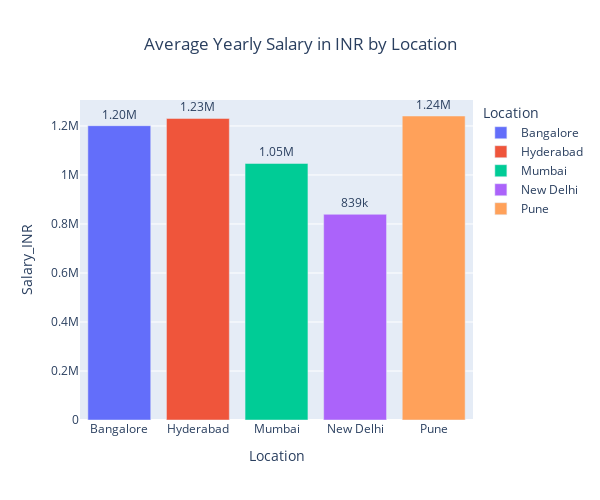

The code cell stored with this chart in its notebook:
### Markdown cell above
##### Bi-Variate analysis

### Code cell
grouped_loc = final_dataset.groupby('Location')[['Salary_INR']].agg('mean').reset_index()

fig = px.bar(grouped_loc, x="Location", y="Salary_INR", text="Salary_INR", title="Average Yearly Salary in INR by Location",
             height=500,width=600,color="Location",color_continuous_scale=px.colors.sequential.Viridis)
fig.update_traces(textposition="outside", texttemplate='%{text:.3s}')
fig.update_layout(title={'x':0.5, 'xanchor': 'center',})
fig.show()

### Figure 1 — Plotly figure (JSON) as saved in the notebook; plotly's stock layout.template omitted (floating-point values rounded to 4 significant figures)
{"data": [{"alignmentgroup": "True", "hovertemplate": "Location=%{x}<br>Salary_INR=%{text}<extra></extra>", "legendgroup": "Bangalore", "marker": {"color": "#636efa", "pattern": {"shape": ""}}, "name": "Bangalore", "offsetgroup": "Bangalore", "orientation": "v", "showlegend": true, "text": [1201000.0], "textposition": "outside", "texttemplate": "%{text:.3s}", "type": "bar", "x": ["Bangalore"], "xaxis": "x", "y": [1201000.0], "yaxis": "y"}, {"alignmentgroup": "True", "hovertemplate": "Location=%{x}<br>Salary_INR=%{text}<extra></extra>", "legendgroup": "Hyderabad", "marker": {"color": "#EF553B", "pattern": {"shape": ""}}, "name": "Hyderabad", "offsetgroup": "Hyderabad", "orientation": "v", "showlegend": true, "text": [1231000.0], "textposition": "outside", "texttemplate": "%{text:.3s}", "type": "bar", "x": ["Hyderabad"], "xaxis": "x", "y": [1231000.0], "yaxis": "y"}, {"alignmentgroup": "True", "hovertemplate": "Location=%{x}<br>Salary_INR=%{text}<extra></extra>", "legendgroup": "Mumbai", "marker": {"color": "#00cc96", "pattern": {"shape": ""}}, "name": "Mumbai", "offsetgroup": "Mumbai", "orientation": "v", "showlegend": true, "text": [1047000.0], "textposition": "outside", "texttemplate": "%{text:.3s}", "type": "bar", "x": ["Mumbai"], "xaxis": "x", "y": [1047000.0], "yaxis": "y"}, {"alignmentgroup": "True", "hovertemplate": "Location=%{x}<br>Salary_INR=%{text}<extra></extra>", "legendgroup": "New Delhi", "marker": {"color": "#ab63fa", "pattern": {"shape": ""}}, "name": "New Delhi", "offsetgroup": "New Delhi", "orientation": "v", "showlegend": true, "text": [839400.0], "textposition": "outside", "texttemplate": "%{text:.3s}", "type": "bar", "x": ["New Delhi"], "xaxis": "x", "y": [839400.0], "yaxis": "y"}, {"alignmentgroup": "True", "hovertemplate": "Location=%{x}<br>Salary_INR=%{text}<extra></extra>", "legendgroup": "Pune", "marker": {"color": "#FFA15A", "pattern": {"shape": ""}}, "name": "Pune", "offsetgroup": "Pune", "orientation": "v", "showlegend": true, "text": [1241000.0], "textposition": "outside", "texttemplate": "%{text:.3s}", "type": "bar", "x": ["Pune"], "xaxis": "x", "y": [1241000.0], "yaxis": "y"}], "layout": {"barmode": "relative", "height": 500, "legend": {"title": {"text": "Location"}, "tracegroupgap": 0}, "title": {"text": "Average Yearly Salary in INR by Location", "x": 0.5, "xanchor": "center"}, "width": 600, "xaxis": {"anchor": "y", "categoryarray": ["Bangalore", "Hyderabad", "Mumbai", "New Delhi", "Pune"], "categoryorder": "array", "domain": [0, 1], "title": {"text": "Location"}}, "yaxis": {"anchor": "x", "domain": [0, 1], "title": {"text": "Salary_INR"}}}}
